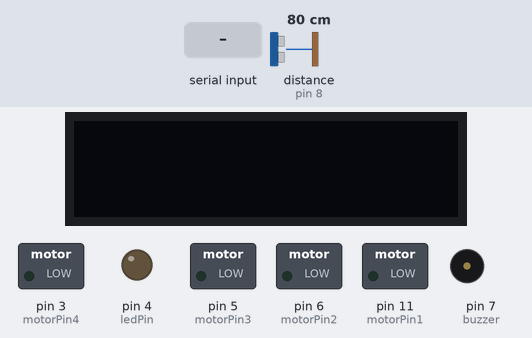
Bench run of a sketch on a simulated Arduino Nano, built with avr-gcc and run on an emulated ATmega328P. Shown: 128×32 one-colour display, switched loads named in the sketch (green lamp = pin HIGH), output pins drawn as LEDs (lit = HIGH), buzzer (waves = sounding, pin HIGH). The test bench sets the inputs (shaded band); at power-on: distance to the obstacle (sensor on pin 8) 80 cm. The echo pulse lasts 58.3 µs per cm; the display library's start-up logo is not drawn; pins used as bus, display or sensor lines are not drawn; what the sketch prints to the serial monitor is not drawn.

Above: at 1.2 s.
1.3 s: "1\n" received over Serial
At 2.0 s:
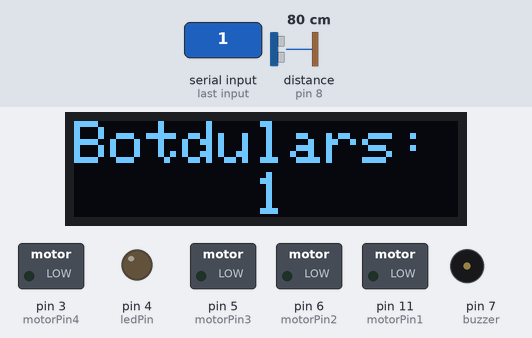
4.3 s: "5\n" received over Serial
At 6.1 s:
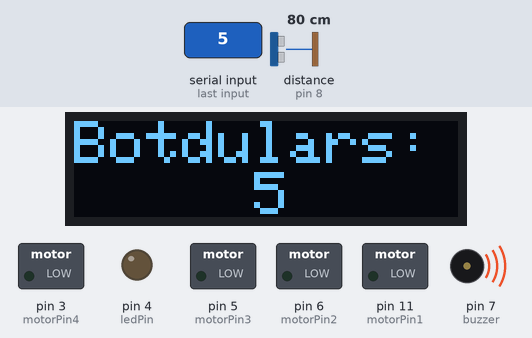
7.3 s: "2\n" received over Serial
At 7.8 s:
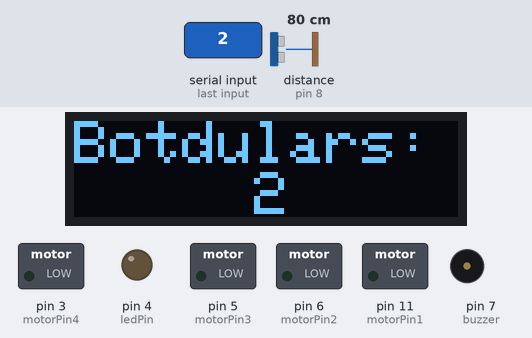
8.8 s: "4\n" received over Serial
At 10.1 s:
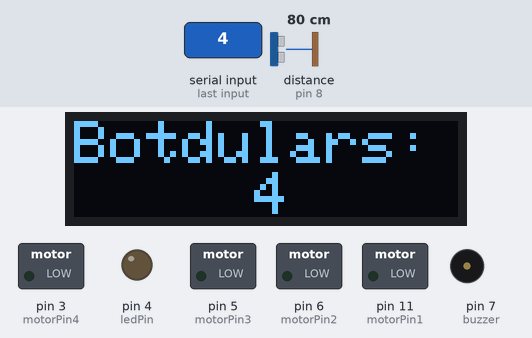
Timing chart, 0 to 11.8 s (numbered marks = the images above; inputs shaded):
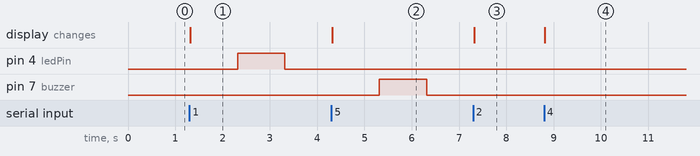

Measured:
- after the input at 1.3 s, pin 4 (ledPin): LOW → HIGH after 1.0 s, → LOW 1.0 s later; the display: changes at once (image 1)
- after the input at 4.3 s, pin 7 (buzzer): LOW → HIGH after 1.0 s, → LOW 1.0 s later; the display: changes at once (image 2)
- after the input at 7.3 s, the display: changes at once (image 3)
- after the input at 8.8 s, the display: changes at once (image 4)

The sketch:

BotdularsV3_G2R_NANO_BOT_AllTestCode.ino
```cpp
//Botdulars-V3 G2R-NANO-BOT test program. July 2023.

#include <DHT.h>
#include <IRremote.h>

#define NEED_OLED
   #ifdef NEED_OLED

   #include <Wire.h>
   #include <Adafruit_SSD1306.h>
	 Adafruit_SSD1306 display = Adafruit_SSD1306(128, 32, &Wire , -1);

#endif

#define IR_RECEIVE_PIN  2

#define DHT11_PIN 12
#define DHTTYPE DHT11
DHT dht(DHT11_PIN, DHTTYPE);

int value = 0;
int pos = 0;
int buttonState = 0;            // variable for reading the pushbutton status

const int buttonPin = 10;       // the number of the pushbutton pin
const int ledPin = 4;              // the number of the LED pin
const int trigPin = 9;
const int echoPin = 8;
const int potentioMeter = A3 ;
const int buzzer = 7;
const int RightSensor = A0;
const int LeftSensor = A1;
const int ldrPin = A2;
//Motor A
const int motorPin1  = 11;
const int motorPin2  = 6;
//Motor B
const int motorPin3  = 5;
const int motorPin4  = 3;

//********************************************************************************

void SetupOLED()
{
#ifdef NEED_OLED
	display.begin(SSD1306_SWITCHCAPVCC, 0x3C,true,true); // Address 0x3C for 128x32
	display.display();
	//delay(3000);
	// Clear the buffer.
	display.clearDisplay();
	display.display();
	// text display tests
	display.setTextSize(2);
	display.setTextColor(WHITE);
#endif
}

void OLEDDisplay(int prog)
{
#ifdef NEED_OLED
	byte Botdulars;

	display.clearDisplay();
	display.setCursor(0, 0);
	display.print("Botdulars: ");
	display.setCursor(60, 17);
	display.println(prog);
	display.display();
	delay(1000);


#endif
}


void setup() {

	Serial.begin(9600);

	Serial.println(("Starting Display Test"));
	SetupOLED();
	Serial.println(F("Done Display Test"));

	dht.begin();
	IrReceiver.begin(IR_RECEIVE_PIN, ENABLE_LED_FEEDBACK);

	//********************************************************


	pinMode(RightSensor, INPUT);
	pinMode(LeftSensor, INPUT);
	pinMode(buttonPin, INPUT) ;
	pinMode(ledPin, OUTPUT);
	pinMode(trigPin, OUTPUT);
	pinMode(echoPin, INPUT);
	pinMode(ldrPin, INPUT);
	pinMode(potentioMeter, INPUT);
	pinMode(buzzer, OUTPUT);
	//wheels
	pinMode(motorPin1, OUTPUT);
	pinMode(motorPin2, OUTPUT);
	pinMode(motorPin3, OUTPUT);
	pinMode(motorPin4, OUTPUT);
	Serial.println(F("Welcome to the TEST program for Botdulars V2. Start testing with numbers 1-9"));
	//BTSerial.begin(9600) ;
	//BTSerial.println("Welcome to the botdulars final program for Levels 1&2") ;

}


void showIRSensor()
{
    if (IrReceiver.decode()) {  // Grab an IR code
        // At 115200 baud, printing takes 200 ms for NEC protocol and 70 ms for NEC repeat
        Serial.println(); // blank line between entries
        Serial.println(); // 2 blank lines between entries
        IrReceiver.printIRResultShort(&Serial);

		if (IrReceiver.decodedIRData.protocol == NEC)
		{
			if (IrReceiver.decodedIRData.address == 0x0) {
				if (IrReceiver.decodedIRData.command == 0x40)
				{
					Serial.println(F("OK  Pressed."));
				}
			}
		}

        IrReceiver.resume();                            // Prepare for the next value
    }
}

void turnOnLED()
{
    digitalWrite(ledPin, HIGH);
    Serial.println(F("This instruction turns the LED ON for 1 sec")) ;
    delay(1000);
    digitalWrite(ledPin, LOW);
}

void showUltrasonicValues()
{
float duration;
float distance_cm;
float distance_in;

digitalWrite(trigPin, LOW); //PULSE ___|---|___
delayMicroseconds(2);
digitalWrite(trigPin, HIGH);
delayMicroseconds(10);
digitalWrite(trigPin, LOW);

duration = pulseIn(echoPin, HIGH);

distance_cm = (duration/2) / 29.1;
distance_in = (duration/2) / 73.914;
   Serial.print(F("Distance_cm: "));
	 Serial.println(distance_cm);
   Serial.print(F("Distance_inch: "));
	 Serial.println(distance_in);

}

void showTemp()
{
  delay(2000);
    // Reading temperature or humidity takes about 250 milliseconds!
  // Sensor readings may also be up to 2 seconds 'old' (its a very slow sensor)
  float h = dht.readHumidity();
  // Read temperature as Celsius (the default)
  float t = dht.readTemperature();

  // Check if any reads failed and exit early (to try again).
  if (isnan(h) || isnan(t) ) {
    Serial.println(F("Failed to read from DHT sensor!"));
    return;
  }

  Serial.print(F("Humidity: "));
  Serial.print(h);
  Serial.print(F("%  Temperature: "));
  Serial.print(t);
  Serial.print(F("°C . Wait..."));

  delay(2000);
  Serial.print(F("Done. "));
}

void showLuminance()
{
int ldrStatus = analogRead(ldrPin);

if (ldrStatus <= 300) {

digitalWrite(ledPin, HIGH);

Serial.print(F("Its DARK, Turn on the LED : "));

Serial.println(ldrStatus);

} else {

digitalWrite(ledPin, LOW);

Serial.print(F("Its BRIGHT, Turn off the LED : "));

Serial.println(ldrStatus);


}
}


void showPotValue()
{
  int potval = analogRead(potentioMeter);          //Read and save analog value from potentiometer
  //potval = map(value, 0, 1023, 0, 255);         //Map value 0-1023 to 0-255 (PWM)
  Serial.print(F("Potentiometer"));
  Serial.println(potval) ;

}

void buzzerON()
{
	Serial.println(F("This instruction turns the Buzzer ON for 1 sec")) ;
	digitalWrite(buzzer, HIGH);
	delay(1000);
	digitalWrite(buzzer, LOW);
}


void pushButton()
{
	int buttonstate = digitalRead(buttonPin);//Read and save analog value from potentiometer
	Serial.print(F("Button state:"));
	if (buttonstate==LOW) // Pulled up so LOW is ON
		Serial.println(F("ON")) ;
	else
		Serial.println(F("OFF")) ;
}

void wheelSpin()
{
    //This code  will turn Motor A clockwise for 2 sec.
    Serial.println(F("spinning wheels clockwise and anti clockwise for 2 seconds! Keep them raised so they dont run away :)"));
    digitalWrite(motorPin1, HIGH);
    digitalWrite(motorPin2, LOW);
    digitalWrite(motorPin3, LOW);
    digitalWrite(motorPin4, HIGH);
    delay(300);
    digitalWrite(motorPin1, LOW);
    digitalWrite(motorPin2, HIGH);
    digitalWrite(motorPin3, HIGH);
    digitalWrite(motorPin4, LOW);
    delay(300);
    digitalWrite(motorPin1, LOW);
    digitalWrite(motorPin2, LOW);
    digitalWrite(motorPin3, LOW);
    digitalWrite(motorPin4, LOW);

}


void  LineSensor(){
  // read the state of the the input pin:
  int stateR = digitalRead(RightSensor);
  int stateL = digitalRead(LeftSensor);

  if (stateR == LOW)
    Serial.println(F("The BLACK LINE NOT Detected in RightSensor "));
  else
    Serial.println(F("The BLACK LINE DETECTED in RightSensor"));

  if (stateL == LOW)
    Serial.println(F("The BLACK LINE NOT Detected in LeftSensor "));
  else
    Serial.println(F("The BLACK LINE DETECTED in LeftSensor"));

}


void loop() {

  // We have to monitor IR Continually.
  showIRSensor();

  while (Serial.available() )
  {
    value = Serial.parseInt() ;
    //value = Serial.read() ;
    value = (int)value;
    if (value>=1 && value<=9)
    {
		Serial.println(value);
		Serial.print(F("received input as:")) ;
		Serial.println(value) ;

		OLEDDisplay(value);

			 if (value == 1)  turnOnLED() ;
		else if (value == 2)  showUltrasonicValues() ;
		else if (value == 3)  showTemp() ;
		else if (value == 4)  showLuminance() ;
		else if (value == 5)  buzzerON() ;
		else if (value == 6)  wheelSpin() ;
		else if (value == 7)  showPotValue() ;
		else if (value == 8) pushButton() ;
		else if (value == 9) LineSensor() ;
	}

    while (Serial.available() && Serial.read()); // empty buffer
  }
}
```
